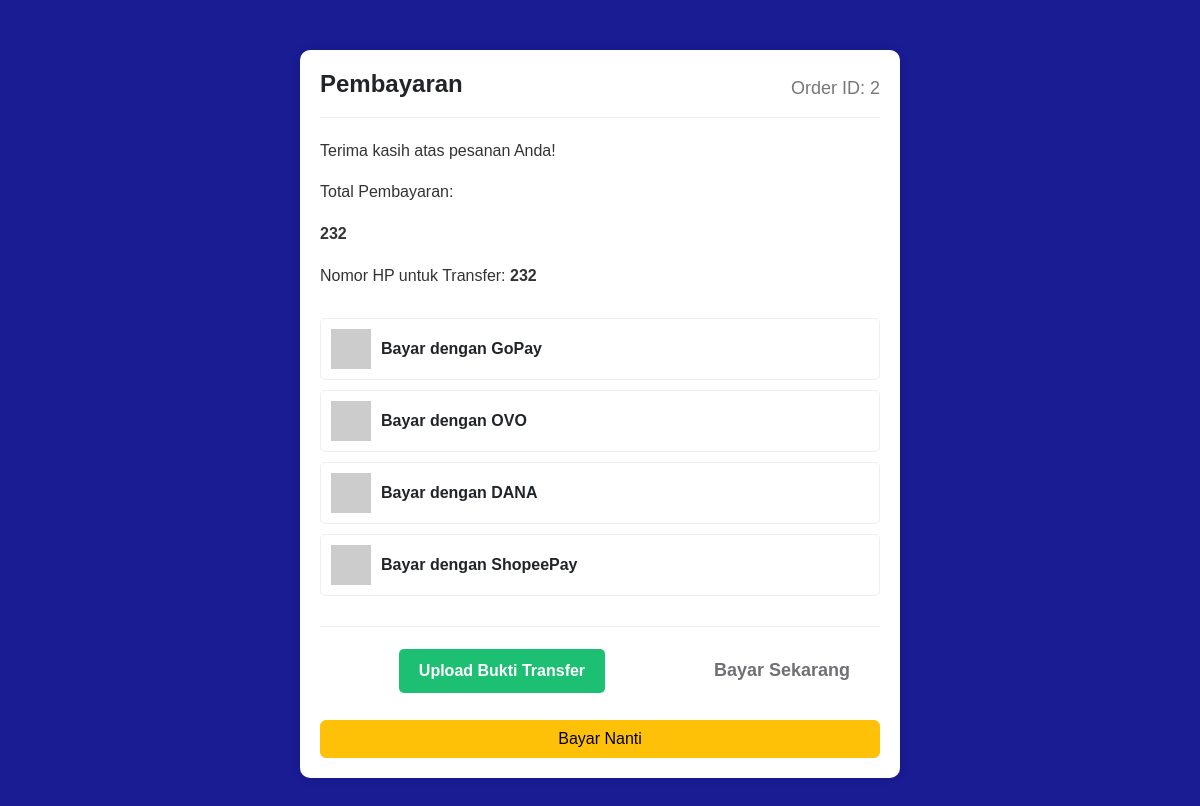
The page /halaman_pembayaran.php?order_id=2 (signed in) on the database as committed earlier.
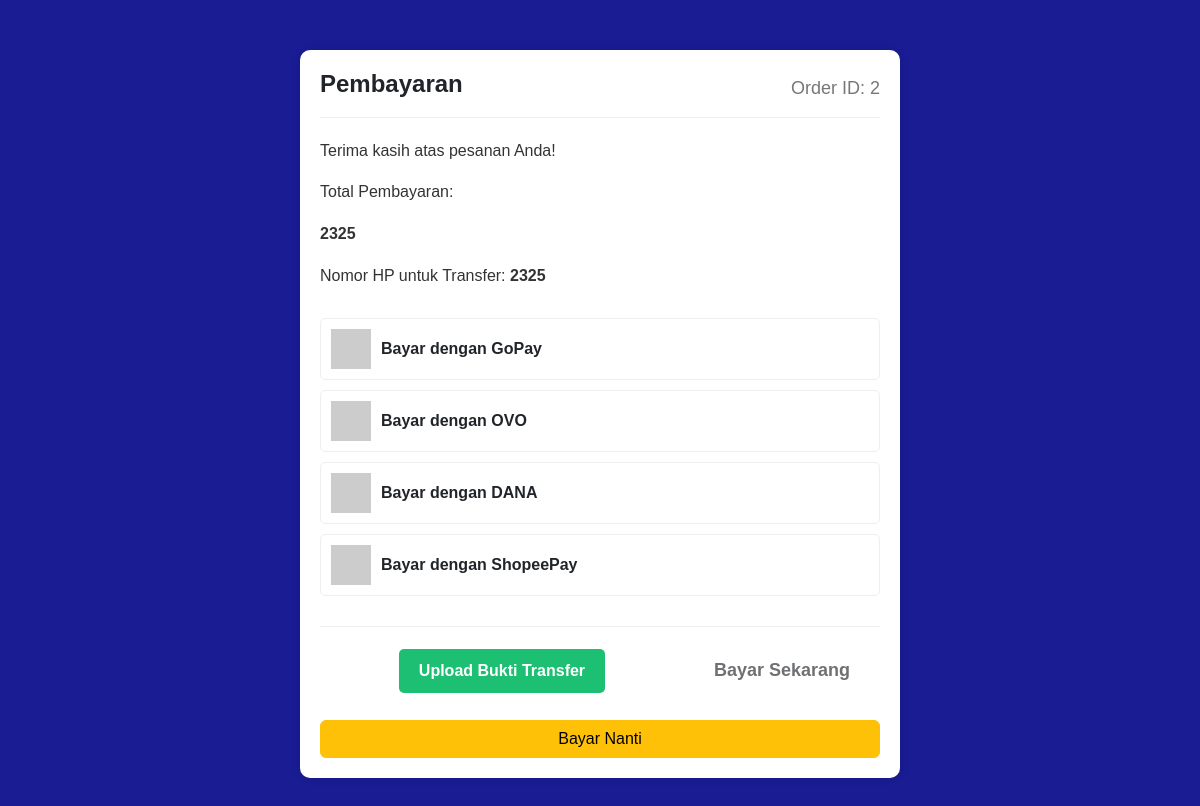
The same page on the database as committed later.
### tables this page shows
CREATE TABLE `order_table` (
  `id_order` int(11) NOT NULL,
  `klien_id` int(11) NOT NULL,
  `id_pekerjaan` int(11) DEFAULT NULL,
  `deskripsi_order` varchar(255) DEFAULT NULL,
  `file` varchar(255) NOT NULL,
  `status` enum('Menunggu Pembayaran','Dalam Pengerjaan','Selesai','Gagal') NOT NULL,
  `created_at` date NOT NULL DEFAULT current_timestamp(),
  `file_finish` varchar(255) NOT NULL
);

CREATE TABLE `pekerjaan` (
  `id_pekerjaan` int(11) NOT NULL,
  `freelancer_id` int(11) NOT NULL,
  `jenis_pekerjaan` varchar(255) NOT NULL,
  `deskripsi_order` text NOT NULL,
  `foto` varchar(255) NOT NULL,
  `skills` varchar(255) NOT NULL,
  `harga` varchar(255) NOT NULL,
  `status_pekerjaan` varchar(50) DEFAULT 'belum dipesan',
  `nohp` int(14) NOT NULL
);

### halaman_pembayaran.php (the view, shortened to what this page needs)
<?php
include 'config.php';
$order_id=$_GET['order_id'];
$sql = "SELECT order_table.*, pekerjaan.harga FROM order_table join pekerjaan on pekerjaan.id_pekerjaan=order_table.id_pekerjaan  WHERE id_order= $order_id";
$result = $conn->query($sql);
$order = [];
if ($result->num_rows > 0) {
    while($row = $result->fetch_assoc()) {
        $order[] = $row;
    }
} else {
    echo "tidak ditemukan";
    die;
}
?>
<!DOCTYPE html>
<html lang="en">
<head>
    <link href="https://cdn.jsdelivr.net/npm/bootstrap@5.3.0/dist/css/bootstrap.min.css" rel="stylesheet">
</head>
<body>
    <div class="payment-container">
        <div class="payment-header">
            <h2>Pembayaran</h2>
            <span>Order ID: <?= $order[0]['id_order'] ?></span>
        </div>
        <div class="payment-details">
            <p>Terima kasih atas pesanan Anda!</p>
            <p>Total Pembayaran:</p>
            <p class="payment-amount"><?= $order[0]['harga'] ?></p>
            <p>Nomor HP untuk Transfer: <strong><?= $order[0]['harga'] ?></strong></p>
        </div>
        <div class="payment-methods">
            <div class="payment-method" id="gopay">
                <img src="https://via.placeholder.com/50" alt="GoPay Logo">
                <span>Bayar dengan GoPay</span>
            </div>
            <div class="payment-method" id="ovo">
                <img src="https://via.placeholder.com/50" alt="OVO Logo">
                <span>Bayar dengan OVO</span>
            </div>
            <div class="payment-method" id="dana">
                <img src="https://via.placeholder.com/50" alt="DANA Logo">
                <span>Bayar dengan DANA</span>
            </div>
            <div class="payment-method" id="shopeepay">
                <img src="https://via.placeholder.com/50" alt="ShopeePay Logo">
                <span>Bayar dengan ShopeePay</span>
            </div>
            <div class="payment-btn">
                <label for="fileUpload" class="upload-btn">Upload Bukti Transfer</label>
                <button class="btn btn-pay" disabled>Bayar Sekarang</button>
            </div>
            <div class="d-grid gap-2">
                <a href="riwayat_order.php" class="btn btn-warning mt-3">Bayar Nanti</a>
            </div>
        </div>
</body>
</html>
</body>
</html>

Rows that differ between the two databases and show on the page:
changed through a linked row, order_table id 2: id_pekerjaan.harga "232" → "2325"
